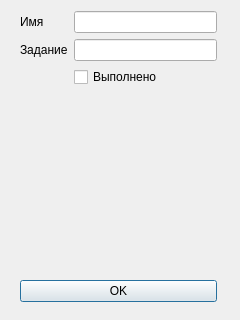
<?xml version="1.0" encoding="UTF-8"?>
<ui version="4.0">
 <class>TaskworkDialog</class>
 <widget class="QDialog" name="TaskworkDialog">
  <property name="geometry">
   <rect>
    <x>0</x>
    <y>0</y>
    <width>240</width>
    <height>320</height>
   </rect>
  </property>
  <property name="windowTitle">
   <string>Dialog</string>
  </property>
  <widget class="QWidget" name="layoutWidget">
   <property name="geometry">
    <rect>
     <x>20</x>
     <y>11</y>
     <width>197</width>
     <height>291</height>
    </rect>
   </property>
   <layout class="QVBoxLayout" name="verticalLayout">
    <item>
     <layout class="QGridLayout" name="gridLayout">
      <item row="0" column="0">
       <widget class="QLabel" name="label">
        <property name="text">
         <string>Имя</string>
        </property>
       </widget>
      </item>
      <item row="0" column="1">
       <widget class="QLineEdit" name="nameEdit"/>
      </item>
      <item row="1" column="0">
       <widget class="QLabel" name="label_2">
        <property name="text">
         <string>Задание</string>
        </property>
       </widget>
      </item>
      <item row="1" column="1">
       <widget class="QLineEdit" name="taskEdit"/>
      </item>
     </layout>
    </item>
    <item>
     <layout class="QHBoxLayout" name="horizontalLayout">
      <item>
       <spacer name="horizontalSpacer">
        <property name="orientation">
         <enum>Qt::Orientation::Horizontal</enum>
        </property>
        <property name="sizeHint" stdset="0">
         <size>
          <width>40</width>
          <height>20</height>
         </size>
        </property>
       </spacer>
      </item>
      <item>
       <widget class="QCheckBox" name="statusBox">
        <property name="text">
         <string>Выполнено</string>
        </property>
       </widget>
      </item>
      <item>
       <spacer name="horizontalSpacer_2">
        <property name="orientation">
         <enum>Qt::Orientation::Horizontal</enum>
        </property>
        <property name="sizeHint" stdset="0">
         <size>
          <width>40</width>
          <height>20</height>
         </size>
        </property>
       </spacer>
      </item>
     </layout>
    </item>
    <item>
     <spacer name="verticalSpacer">
      <property name="orientation">
       <enum>Qt::Orientation::Vertical</enum>
      </property>
      <property name="sizeHint" stdset="0">
       <size>
        <width>20</width>
        <height>40</height>
       </size>
      </property>
     </spacer>
    </item>
    <item>
     <widget class="QPushButton" name="okButton">
      <property name="text">
       <string>OK</string>
      </property>
     </widget>
    </item>
   </layout>
  </widget>
 </widget>
 <resources/>
 <connections/>
</ui>
